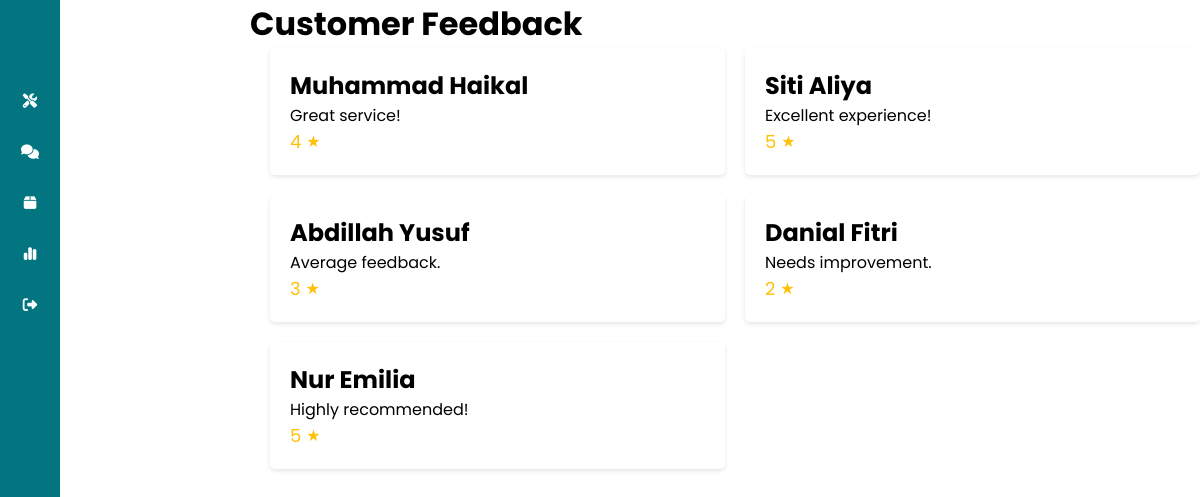
The page /php/staff_feedback.php on the database its author committed.
### tables this page shows
CREATE TABLE `feedback` (
  `feedbackID` int(11) NOT NULL,
  `customerID` int(11) NOT NULL,
  `star` varchar(10) NOT NULL,
  `description` varchar(100) NOT NULL
);

CREATE TABLE `customer` (
  `customerID` int(11) NOT NULL,
  `name` varchar(100) NOT NULL,
  `email` varchar(100) NOT NULL,
  `phoneNumber` varchar(100) NOT NULL,
  `address` varchar(100) NOT NULL,
  `username` varchar(100) NOT NULL,
  `password` varchar(255) NOT NULL
);

### php/staff_feedback.php (the view, shortened to what this page needs)
<?php
include 'staff_sidebarMenu.php';
include 'connect.php';
$sql = 'SELECT f.feedbackID, c.name, f.star, f.description FROM feedback f INNER JOIN customer c ON f.customerID = c.customerID';
$result = mysqli_query($connection, $sql);
?>
<!DOCTYPE html>
<html lang="en">
<head>
    <link rel="stylesheet" href="../css/staffSidebarMenu.css">
    <link rel="stylesheet" href="../css/staffFeedback.css">
</head>
<body>
    <div id="main-content" class="content">
        <h1>Customer Feedback</h1>
        <div id="container">
            <div class="feedback-list">
                <?php while ($row = mysqli_fetch_assoc($result)) : ?>
                    <div class="feedback-card">
                        <h2><?php echo $row['name']; ?></h2>
                        <p><?php echo $row['description']; ?></p>
                        <div class="star-rating">
                            <span class="rating"><?php echo $row['star']; ?></span> &#9733;
                        </div>
                    </div>
                <?php endwhile; ?>
            </div>
        </div>
    </div>
</body>
</html>

### css/staffSidebarMenu.css (style rules this page uses)
:root { --main-color: #027581; --color-dark: #1d2231; --text-grey: #8390a2; }
* { font-family: "Poppins", sans-serif; margin: 0; padding: 0; text-decoration: none; list-style-type: none; box-sizing: border-box; }

### css/staffFeedback.css (style rules this page uses)
#main-content { margin-left: 250px; }
.content { margin-left: 250px; }
#container { margin-left: 20px; }
.feedback-list { display: grid; grid-template-columns: repeat(auto-fit, minmax(300px, 1fr)); gap: 20px; }
.feedback-card { background-color: #ffffff; padding: 20px; border-radius: 5px; box-shadow: 0 2px 4px rgba(0, 0, 0, 0.1); }
.feedback-card h2 { margin-top: 0; }
.star-rating { display: flex; align-items: center; color: #ffc107; }
.star-rating .rating { font-size: 18px; margin-right: 5px; }

### rows shown on the page
feedback: customerID.name "Muhammad Haikal", description "Great service!", star "4"
feedback: customerID.name "Siti Aliya", description "Excellent experience!", star "5"
feedback: customerID.name "Abdillah Yusuf", description "Average feedback.", star "3"
feedback: customerID.name "Danial Fitri", description "Needs improvement.", star "2"
feedback: customerID.name "Nur Emilia", description "Highly recommended!", star "5"
